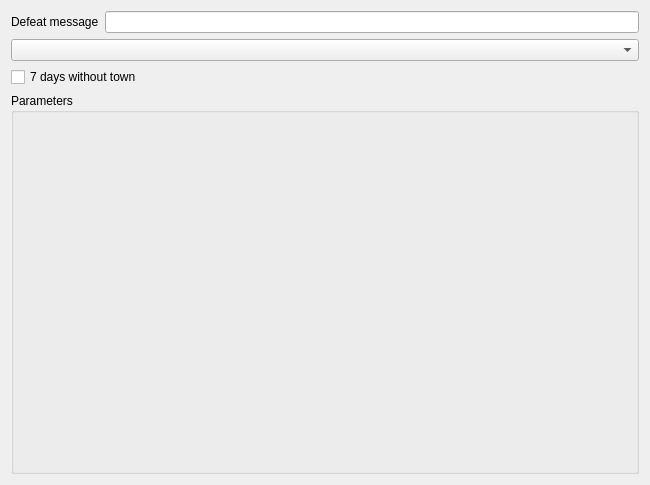
<?xml version="1.0" encoding="UTF-8"?>
<ui version="4.0">
 <class>LoseConditions</class>
 <widget class="QWidget" name="LoseConditions">
  <property name="geometry">
   <rect>
    <x>0</x>
    <y>0</y>
    <width>650</width>
    <height>485</height>
   </rect>
  </property>
  <property name="windowTitle">
   <string>Form</string>
  </property>
  <layout class="QVBoxLayout" name="verticalLayout">
   <item>
    <layout class="QHBoxLayout" name="horizontalLayout_6">
     <property name="leftMargin">
      <number>0</number>
     </property>
     <property name="bottomMargin">
      <number>0</number>
     </property>
     <item>
      <widget class="QLabel" name="label_4">
       <property name="text">
        <string>Defeat message</string>
       </property>
      </widget>
     </item>
     <item>
      <widget class="QLineEdit" name="defeatMessageEdit"/>
     </item>
    </layout>
   </item>
   <item>
    <widget class="QComboBox" name="loseComboBox"/>
   </item>
   <item>
    <widget class="QCheckBox" name="standardLoseCheck">
     <property name="text">
      <string>7 days without town</string>
     </property>
    </widget>
   </item>
   <item>
    <widget class="QGroupBox" name="loseParams">
     <property name="sizePolicy">
      <sizepolicy hsizetype="Preferred" vsizetype="Expanding">
       <horstretch>0</horstretch>
       <verstretch>0</verstretch>
      </sizepolicy>
     </property>
     <property name="title">
      <string>Parameters</string>
     </property>
     <layout class="QVBoxLayout" name="verticalLayout_11">
      <item>
       <layout class="QVBoxLayout" name="loseParamsLayout"/>
      </item>
     </layout>
    </widget>
   </item>
  </layout>
 </widget>
 <resources/>
 <connections/>
</ui>
